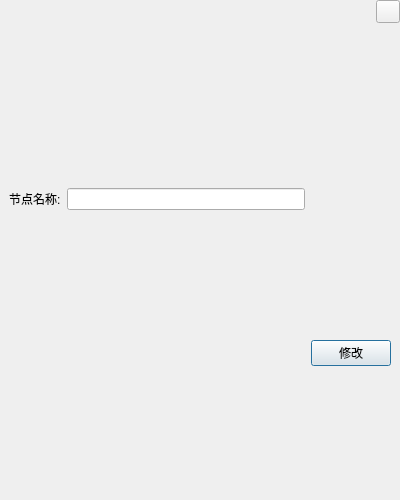
<?xml version="1.0" encoding="UTF-8"?>
<ui version="4.0">
 <class>FrmProcedureNodeEdit</class>
 <widget class="QDialog" name="FrmProcedureNodeEdit">
  <property name="geometry">
   <rect>
    <x>0</x>
    <y>0</y>
    <width>400</width>
    <height>500</height>
   </rect>
  </property>
  <property name="windowTitle">
   <string>Dialog</string>
  </property>
  <layout class="QGridLayout" name="gridLayout_3" rowstretch="1,9">
   <property name="leftMargin">
    <number>0</number>
   </property>
   <property name="topMargin">
    <number>0</number>
   </property>
   <property name="rightMargin">
    <number>0</number>
   </property>
   <property name="bottomMargin">
    <number>0</number>
   </property>
   <item row="0" column="0">
    <widget class="QWidget" name="widget" native="true">
     <layout class="QHBoxLayout" name="horizontalLayout">
      <property name="topMargin">
       <number>0</number>
      </property>
      <property name="rightMargin">
       <number>0</number>
      </property>
      <property name="bottomMargin">
       <number>0</number>
      </property>
      <item>
       <widget class="QLabel" name="labTitle">
        <property name="text">
         <string/>
        </property>
       </widget>
      </item>
      <item>
       <spacer name="horizontalSpacer">
        <property name="orientation">
         <enum>Qt::Horizontal</enum>
        </property>
        <property name="sizeHint" stdset="0">
         <size>
          <width>40</width>
          <height>20</height>
         </size>
        </property>
       </spacer>
      </item>
      <item>
       <widget class="QWidget" name="widget_3" native="true">
        <layout class="QGridLayout" name="gridLayout">
         <property name="leftMargin">
          <number>0</number>
         </property>
         <property name="topMargin">
          <number>0</number>
         </property>
         <property name="rightMargin">
          <number>0</number>
         </property>
         <property name="bottomMargin">
          <number>0</number>
         </property>
         <item row="0" column="0">
          <widget class="QToolButton" name="toolButton">
           <property name="text">
            <string/>
           </property>
          </widget>
         </item>
         <item row="1" column="0">
          <spacer name="verticalSpacer">
           <property name="orientation">
            <enum>Qt::Vertical</enum>
           </property>
           <property name="sizeHint" stdset="0">
            <size>
             <width>20</width>
             <height>40</height>
            </size>
           </property>
          </spacer>
         </item>
        </layout>
       </widget>
      </item>
     </layout>
    </widget>
   </item>
   <item row="1" column="0">
    <widget class="QWidget" name="widget_2" native="true">
     <layout class="QGridLayout" name="gridLayout_2">
      <item row="0" column="1">
       <widget class="QLineEdit" name="editName"/>
      </item>
      <item row="3" column="2">
       <widget class="QPushButton" name="btnEdit">
        <property name="text">
         <string>修改</string>
        </property>
       </widget>
      </item>
      <item row="0" column="0">
       <widget class="QLabel" name="label_2">
        <property name="text">
         <string>节点名称:</string>
        </property>
       </widget>
      </item>
     </layout>
    </widget>
   </item>
  </layout>
 </widget>
 <resources/>
 <connections/>
</ui>
